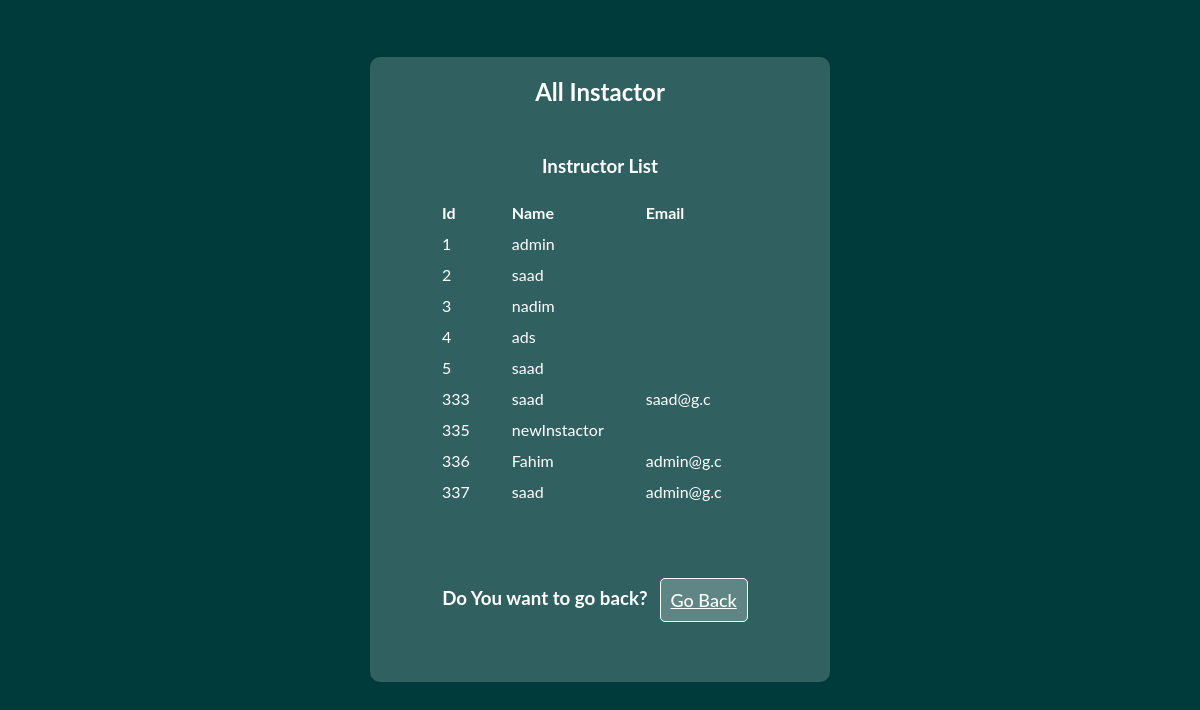
Page /view/ViewAllInstactors.php on the committed database.
### tables this page shows
CREATE TABLE `instactor` (
  `instactorId` int(11) NOT NULL,
  `instactorName` text NOT NULL,
  `instactorEmail` text DEFAULT NULL,
  `institutionName` text DEFAULT NULL,
  `teachingExprience` int(11) DEFAULT NULL,
  `certification` varchar(100) DEFAULT NULL,
  `assignCourse` text NOT NULL,
  `instactorPassword` text NOT NULL,
  `courseCompleted` text DEFAULT NULL,
  `category` text NOT NULL DEFAULT 'instactor'
);

### model/Admin/db.php (called while the page is built, shortened)
<?php
class db{
function ShowAll($conn,$table)
 {
$result = $conn->query("SELECT * FROM $table");
return $result;
}
}
?>

### view/ViewAllInstactors.php (the view, shortened to what this page needs)
<?php
include('../model/Admin/db.php');
?>
<!DOCTYPE html>
<html>
<head>
    <link rel="stylesheet" href="../css/style.css">
</head>
<body>
   <section>
     <div class="container">
      <div class="viewInstactorClass">
        <h1>All Instactor</h1>
        <div class="instactorList">
          <?php
            $connection = new db();
            $conobj=$connection->OpenCon();
            $userQuery=$connection->ShowAll($conobj,"instactor");
              echo "<h3>Instructor List</h3><br>";
            if ($userQuery->num_rows > 0) {
                echo "<table><tr><th>Id</th><th>Name</th><th>Email</th>";
                while($row = $userQuery->fetch_assoc()) {
                  echo "<tr><td>".$row["instactorId"]."</td><td>".$row["instactorName"]."</td><td>".$row["instactorEmail"]."</td></tr>";
                }
                echo "</table>";
              } else {
                echo "0 results";
              }
          ?>
          <div class="backButton addViewCompanyBack">
              <h3>Do You want to go back?</h3>
              <a href="Admin.php" class="btn "><?php echo" "?>Go Back</a>
         </div>
        </div>
      </div>
     </div>
   </section>
</body>
</html>

### css/style.css (style rules this page uses)
* { margin: 0; padding: 0; }
a { color: #151111; }
body { text-align: center; font-family: 'Lato', sans-serif; background: #003b3b; color: #ffffff; }
.container { width: 1200px; margin: auto; display: flex; flex-wrap: wrap; align-items: center; padding-top: 10px; }
.btn { border: 1px solid #003b3b; background: #fffefe3b; margin: 10px; color: #f9ffff; font-weight: 500; color: #fff; border-radius: 5px; padding: 13px 35px; font-size: 18px; text-align: center; cursor: pointer; }
.logoutButton,.backButton { display: flex; justify-content: center; }
.logoutButton h3,.backButton h3 { padding-top: 10px; }
.logoutButton a,.backButton a { margin-left: 12px; border: 1px solid #ffffff; border-radius: 5px; padding: 10px; }
.addCourseClass,.addInstactorClass,.approveCompanyClass,.viewCompanyClass, .viewCourseClass,.viewLernerClass,.viewInstactorClass { padding: 20px; flex-basis: 35%; max-width: 100%; margin: auto; margin-top: 47px; background: #ffffff30; border-radius: 10px; }
.addCourseBack h3,.addInstactorBack h3,.companyList h3,.courseList h3,.instactorList h3,.lernerList h3 { padding-top: 19px; }
.companyApproval table tbody tr td,.companyApproval table tbody tr th,.companyList table tbody tr th, .companyList table tbody tr td,.courseList table tbody tr th,.courseList table tbody tr td,.instactorList table tbody tr th, .instactorList table tbody tr td,.lernerList table tbody tr th,.lernerList table tbody tr td { padding: 5px 20px; text-align: left; }
.companyApproval,.companyList,.courseList,.instactorList,.lernerList { margin: 30px 30px; }
.addViewCompanyBack { margin-top: 60px; }

### rows in the picture
instactor: instactorId "1", instactorName "admin"
instactor: instactorId "2", instactorName "saad"
instactor: instactorId "3", instactorName "nadim"
instactor: instactorId "4", instactorName "ads"
instactor: instactorId "5", instactorName "saad"
instactor: instactorId "333", instactorName "saad", instactorEmail "saad@g.c"
instactor: instactorId "335", instactorName "newInstactor"
instactor: instactorId "336", instactorName "Fahim", instactorEmail "admin@g.c"
instactor: instactorId "337", instactorName "saad", instactorEmail "admin@g.c"
